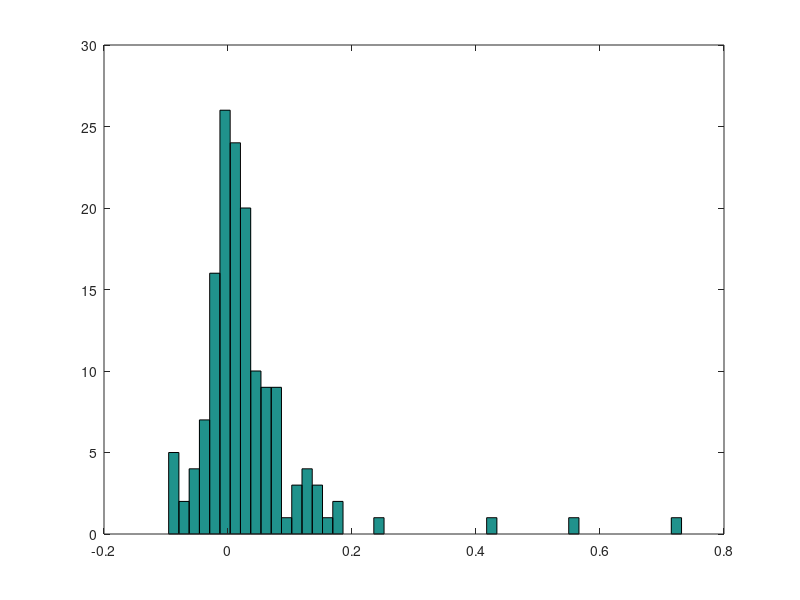
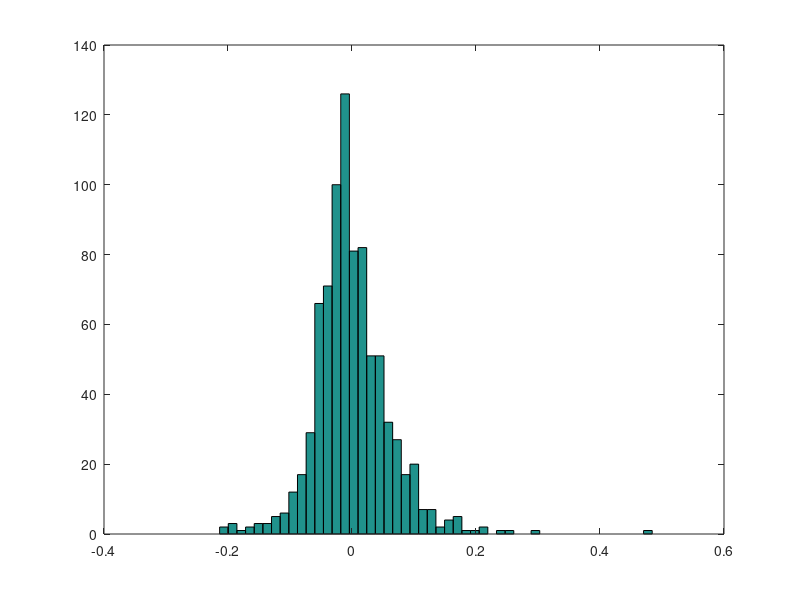
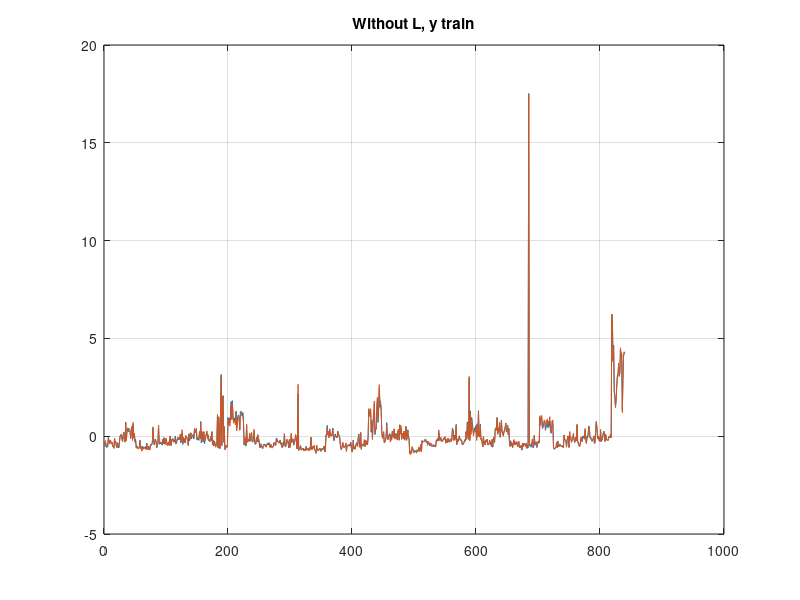
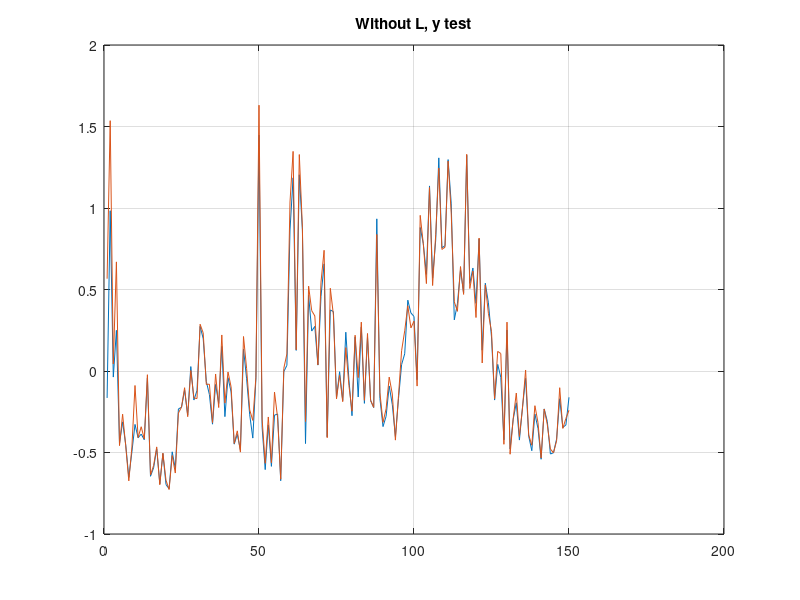

Reproduce these figures in MATLAB, in order.
close all
clear all
% Lab 2 - ICT HEALTH - PCR

load('data_train_norm.mat');
load('data_test_norm.mat');

F0 = 7;
N= 840;

%Prepare data 
y_train = data_train_norm(:,F0);
X_train = data_train_norm(:,5:22);
X_train(:,F0-4) = [];

y_test = data_test_norm(:,F0);
X_test = data_test_norm(:,5:22);
X_test(:,F0-4)=[];

%Build R matrix
%We can say that R(i,k) ~ 0 if feature i and k are uncorrelated
R = 1/N * transpose(X_train)*X_train;
[P,D] = eig(R);
Diag = inv(P)*R*P;
Diag2 = P*D*transpose(P);
Z=X_train*P;

% Rnuovo = 1/N*transpose(Z)*Z;

Z_norm = 1/sqrt(N) * Z * D ^ (-1/2);
Zy = transpose(Z_norm)*y_train;
y_hat = 1/N*Z_norm*Zy;

a = 1/N *  P*inv(D)*transpose(P)*transpose(X_train)*y_train;

stima = X_train * a;
stima2 = X_test * a;

figure
hist(y_test - stima2,50)

figure
hist(y_train - stima, 50)

figure
plot(stima)
hold on
plot(y_train)
grid on
title('Without L, y train')

figure
plot(stima2)
hold on
plot(y_test)
grid on
title('Without L, y test')
% 
% Reduce the number of features L
K = 1;
L = 5;
D_L = D(K:L,K:L);
P_L = P(:,K:L);

% Z_norm_L = 1/sqrt(N) * X_train * P_L * D_L ^ (-1/2);
% 
% Z_y_L = transpose(Z_norm_L)*y_train;
% 
% y_hat_L = Z_norm_L * Z_y_L;

a_hat_L = 1/N * P_L * inv(D_L) * transpose(P_L) * transpose(X_train) *y_train;

stima_L = X_train * a_hat_L;
stima_L_2 = X_test * a_hat_L;

% errore = norm(stima_L_2-y_test);

figure
plot(stima_L)
hold on
plot(y_train)
grid on
title('With L, train')

figure
plot(stima_L_2)
hold on
plot(y_test)
grid on
title('With L, test')

% [N,X] = hist(stima2 - y_test, 10);
% figure
% hist(stima2 - y_test, 10)
% grid on